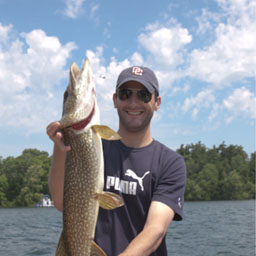
#> input picture test/input/dpe1A.jpg, 256 x 256 px
$ python inference.py ../../../test/input/dpe1A.jpg ../../../test/input/dpe2A.jpg out.png
#> lines starting #> are read from the running program, lines starting #| are printed output that depends on the picture
"""
Adapted from the inference.py to demonstate the usage of the util functions.
"""

import sys
import numpy as np
import pydensecrf.densecrf as dcrf
from PIL import Image
#from cv2 import resize
import cv2
from skimage.transform import resize
# Get im{read,write} from somewhere.
try:
    from cv2 import imread, imwrite
except ImportError:
    # Note that, sadly, skimage unconditionally import scipy and matplotlib,
    # so you'll need them if you don't have OpenCV. But you probably have them.
    from skimage.io import imread, imsave
    imwrite = imsave
    # TODO: Use scipy instead.

from pydensecrf.utils import unary_from_labels, create_pairwise_bilateral, create_pairwise_gaussian

if len(sys.argv) != 4:
    print("Usage: python {} IMAGE ANNO OUTPUT".format(sys.argv[0]))
    print("")
    print("IMAGE and ANNO are inputs and OUTPUT is where the result should be written.")
    print("If there's at least one single full-black pixel in ANNO, black is assumed to mean unknown.")
    sys.exit(1)

fn_im = sys.argv[1]
fn_anno = sys.argv[2]
fn_output = sys.argv[3]

print(fn_im)
##################################
### Read images and annotation ###
##################################
img = imread(fn_im)
#> img is the input picture: shape (256, 256, 3); mean B, G, R 160.1, 150.2, 142.8

# [7 lines of commented-out code are left out]

anno_rgb = imread(fn_anno)
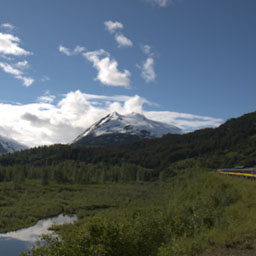
#> input picture test/input/dpe2A.jpg, 256 x 256 px
#> anno_rgb is the input picture: shape (256, 256, 3); mean B, G, R 107.1, 100.4, 87.7
print(anno_rgb.shape)
#| (256, 256, 3)
anno_rgb2 = anno_rgb

anno_rgb = np.array(anno_rgb)
anno_rgb = cv2.resize(anno_rgb, (img.shape[1],img.shape[0]), interpolation = cv2.INTER_NEAREST)

# [8 lines of commented-out code are left out]
anno_rgb = anno_rgb.astype(np.uint32)

# [8 lines of commented-out code are left out]
anno_lbl = anno_rgb[:,:,0] + (anno_rgb[:,:,1] << 8) + (anno_rgb[:,:,2] << 16)
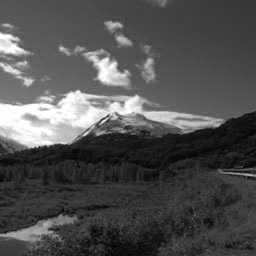
#> anno_lbl: shape (256, 256) uint32; min 658944, max 16777215, mean 5770668.6; drawn with min black and max white

# Added This to Avoid 0 value
anno_lbl[anno_lbl == 0] = 1

# Convert the 32bit integer color to 1, 2, ... labels.
# Note that all-black, i.e. the value 0 for background will stay 0.
colors, labels = np.unique(anno_lbl, return_inverse=True)
#> colors = 14277 values from 658944 to 16777215

# But remove the all-0 black, that won't exist in the MAP!
HAS_UNK = 0 in colors
#> HAS_UNK = False
# [4 lines of commented-out code are left out]
if HAS_UNK:
    print("Found a full-black pixel in annotation image, assuming it means 'unknown' label, and will thus not be present in the output!")
    print("If 0 is an actual label for you, consider writing your own code, or simply giving your labels only non-zero values.")
    colors = colors[1:]
#else:
#    print("No single full-black pixel found in annotation image. Assuming there's no 'unknown' label!")

# And create a mapping back from the labels to 32bit integer colors.
colorize = np.empty((len(colors), 3), np.uint8)
colorize[:,0] = (colors & 0x0000FF)
colorize[:,1] = (colors & 0x00FF00) >> 8
colorize[:,2] = (colors & 0xFF0000) >> 16

# Compute the number of classes in the label image.
# We subtract one because the number shouldn't include the value 0 which stands
# for "unknown" or "unsure".
n_labels = len(set(labels.flat)) - int(HAS_UNK)
#> n_labels = 14277
print(n_labels, " labels", (" plus \"unknown\" 0: " if HAS_UNK else ""), set(labels.flat))
#> (printed output is left out)

###########################
### Setup the CRF model ###
###########################
use_2d = False
# use_2d = True
if n_labels > 1:
    if use_2d:
        print("Using 2D specialized functions")

        # Example using the DenseCRF2D code
        d = dcrf.DenseCRF2D(img.shape[1], img.shape[0], n_labels)

        # get unary potentials (neg log probability)
        U = unary_from_labels(labels, n_labels, gt_prob=0.7, zero_unsure=HAS_UNK)
        d.setUnaryEnergy(U)

        # This adds the color-independent term, features are the locations only.
        d.addPairwiseGaussian(sxy=(3, 3), compat=3, kernel=dcrf.DIAG_KERNEL,
                              normalization=dcrf.NORMALIZE_SYMMETRIC)

        # This adds the color-dependent term, i.e. features are (x,y,r,g,b).
        d.addPairwiseBilateral(sxy=(80, 80), srgb=(13, 13, 13), rgbim=img,
                               compat=10,
                               kernel=dcrf.DIAG_KERNEL,
                               normalization=dcrf.NORMALIZE_SYMMETRIC)
    else:
        print("Using generic 2D functions")

        # Example using the DenseCRF class and the util functions
#> (the run stopped early here; a loop or call above may not have finished)
